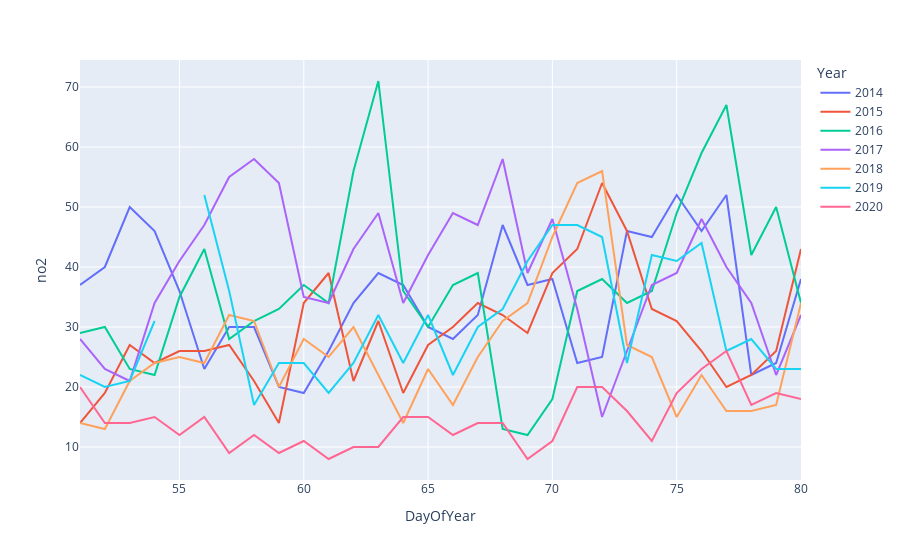

The notebook cell saved with this chart:
### Code cell
# pip install plotly_express
import plotly.express as px
px.line(
    df1
    , x='DayOfYear'
    , y= 'no2'
    , color = 'Year'
)

### Figure 1 — Plotly figure (JSON) as saved in the notebook; plotly's stock layout.template omitted (floating-point values rounded to 4 significant figures)
{"data": [{"hoverlabel": {"namelength": 0}, "hovertemplate": "Year=2014<br>DayOfYear=%{x}<br>no2=%{y}", "legendgroup": "2014", "line": {"color": "#636efa", "dash": "solid"}, "mode": "lines", "name": "2014", "showlegend": true, "type": "scatter", "x": [51, 52, 53, 54, 55, 56, 57, 58, 59, 60, 61, 62, 63, 64, 65, 66, 67, 68, 69, 70, 71, 72, 73, 74, 75, 76, 77, 78, 79, 80], "xaxis": "x", "y": [37, 40, 50, 46, 36, 23, 30, 30, 20, 19, 26, 34, 39, 37, 30, 28, 32, 47, 37, 38, 24, 25, 46, 45, 52, 46, 52, 22, 24, 38], "yaxis": "y"}, {"hoverlabel": {"namelength": 0}, "hovertemplate": "Year=2015<br>DayOfYear=%{x}<br>no2=%{y}", "legendgroup": "2015", "line": {"color": "#EF553B", "dash": "solid"}, "mode": "lines", "name": "2015", "showlegend": true, "type": "scatter", "x": [51, 52, 53, 54, 55, 56, 57, 58, 59, 60, 61, 62, 63, 64, 65, 66, 67, 68, 69, 70, 71, 72, 73, 74, 75, 76, 77, 78, 79, 80], "xaxis": "x", "y": [14, 19, 27, 24, 26, 26, 27, 21, 14, 34, 39, 21, 31, 19, 27, 30, 34, 32, 29, 39, 43, 54, 46, 33, 31, 26, 20, 22, 26, 43], "yaxis": "y"}, {"hoverlabel": {"namelength": 0}, "hovertemplate": "Year=2016<br>DayOfYear=%{x}<br>no2=%{y}", "legendgroup": "2016", "line": {"color": "#00cc96", "dash": "solid"}, "mode": "lines", "name": "2016", "showlegend": true, "type": "scatter", "x": [51, 52, 53, 54, 55, 56, 57, 58, 59, 60, 61, 62, 63, 64, 65, 66, 67, 68, 69, 70, 71, 72, 73, 74, 75, 76, 77, 78, 79, 80], "xaxis": "x", "y": [29, 30, 23, 22, 35, 43, 28, 31, 33, 37, 34, 56, 71, 36, 30, 37, 39, 13, 12, 18, 36, 38, 34, 36, 49, 59, 67, 42, 50, 34], "yaxis": "y"}, {"hoverlabel": {"namelength": 0}, "hovertemplate": "Year=2017<br>DayOfYear=%{x}<br>no2=%{y}", "legendgroup": "2017", "line": {"color": "#ab63fa", "dash": "solid"}, "mode": "lines", "name": "2017", "showlegend": true, "type": "scatter", "x": [51, 52, 53, 54, 55, 56, 57, 58, 59, 60, 61, 62, 63, 64, 65, 66, 67, 68, 69, 70, 71, 72, 73, 74, 75, 76, 77, 78, 79, 80], "xaxis": "x", "y": [28, 23, 21, 34, 41, 47, 55, 58, 54, 35, 34, 43, 49, 34, 42, 49, 47, 58, 39, 48, 33, 15, 26, 37, 39, 48, 40, 34, 22, 32], "yaxis": "y"}, {"hoverlabel": {"namelength": 0}, "hovertemplate": "Year=2018<br>DayOfYear=%{x}<br>no2=%{y}", "legendgroup": "2018", "line": {"color": "#FFA15A", "dash": "solid"}, "mode": "lines", "name": "2018", "showlegend": true, "type": "scatter", "x": [51, 52, 53, 54, 55, 56, 57, 58, 59, 60, 61, 62, 63, 64, 65, 66, 67, 68, 69, 70, 71, 72, 73, 74, 75, 76, 77, 78, 79, 80], "xaxis": "x", "y": [14, 13, 21, 24, 25, 24, 32, 31, 20, 28, 25, 30, 22, 14, 23, 17, 25, 31, 34, 45, 54, 56, 27, 25, 15, 22, 16, 16, 17, 34], "yaxis": "y"}, {"hoverlabel": {"namelength": 0}, "hovertemplate": "Year=2019<br>DayOfYear=%{x}<br>no2=%{y}", "legendgroup": "2019", "line": {"color": "#19d3f3", "dash": "solid"}, "mode": "lines", "name": "2019", "showlegend": true, "type": "scatter", "x": [51, 52, 53, 54, 55, 56, 57, 58, 59, 60, 61, 62, 63, 64, 65, 66, 67, 68, 69, 70, 71, 72, 73, 74, 75, 76, 77, 78, 79, 80], "xaxis": "x", "y": [22, 20, 21, 31, null, 52, 36, 17, 24, 24, 19, 24, 32, 24, 32, 22, 30, 33, 41, 47, 47, 45, 24, 42, 41, 44, 26, 28, 23, 23], "yaxis": "y"}, {"hoverlabel": {"namelength": 0}, "hovertemplate": "Year=2020<br>DayOfYear=%{x}<br>no2=%{y}", "legendgroup": "2020", "line": {"color": "#FF6692", "dash": "solid"}, "mode": "lines", "name": "2020", "showlegend": true, "type": "scatter", "x": [51, 52, 53, 54, 55, 56, 57, 58, 59, 60, 61, 62, 63, 64, 65, 66, 67, 68, 69, 70, 71, 72, 73, 74, 75, 76, 77, 78, 79, 80], "xaxis": "x", "y": [20, 14, 14, 15, 12, 15, 9, 12, 9, 11, 8, 10, 10, 15, 15, 12, 14, 14, 8, 11, 20, 20, 16, 11, 19, 23, 26, 17, 19, 18], "yaxis": "y"}], "layout": {"legend": {"title": {"text": "Year"}, "tracegroupgap": 0}, "margin": {"t": 60}, "xaxis": {"anchor": "y", "domain": [0, 1], "title": {"text": "DayOfYear"}}, "yaxis": {"anchor": "x", "domain": [0, 1], "title": {"text": "no2"}}}}
